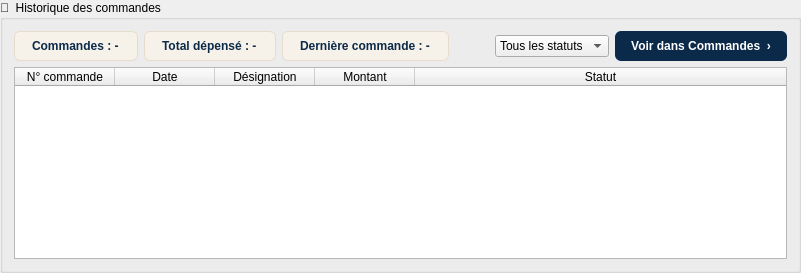
                    <widget class="QGroupBox" name="groupHistoriqueClient">
                     <property name="title">
                      <string>🧾  Historique des commandes</string>
                     </property>
                     <property name="minimumSize">
                      <size>
                       <width>0</width>
                       <height>270</height>
                      </size>
                     </property>
                     <layout class="QVBoxLayout" name="historiqueLayoutClient">
                      <item>
                       <layout class="QHBoxLayout" name="historiqueHeaderClient">
                        <item>
                         <widget class="QLabel" name="lblNbCommandesClient">
                          <property name="text">
                           <string>Commandes : -</string>
                          </property>
                          <property name="styleSheet">
                           <string notr="true">background-color:#f6f1e9; border:1px solid #e6dccb; border-radius:6px; padding:6px 14px; color:#0b2a4a; font-weight:bold;</string>
                          </property>
                         </widget>
                        </item>
                        <item>
                         <widget class="QLabel" name="lblTotalDepenseClient">
                          <property name="text">
                           <string>Total dépensé : -</string>
                          </property>
                          <property name="styleSheet">
                           <string notr="true">background-color:#f6f1e9; border:1px solid #e6dccb; border-radius:6px; padding:6px 14px; color:#0b2a4a; font-weight:bold;</string>
                          </property>
                         </widget>
                        </item>
                        <item>
                         <widget class="QLabel" name="lblDerniereCommandeClient">
                          <property name="text">
                           <string>Dernière commande : -</string>
                          </property>
                          <property name="styleSheet">
                           <string notr="true">background-color:#f6f1e9; border:1px solid #e6dccb; border-radius:6px; padding:6px 14px; color:#0b2a4a; font-weight:bold;</string>
                          </property>
                         </widget>
                        </item>
                        <item>
                         <spacer name="historiqueSpacerClient">
                          <property name="orientation">
                           <enum>Qt::Horizontal</enum>
                          </property>
                          <property name="sizeHint" stdset="0">
                           <size>
                            <width>40</width>
                            <height>20</height>
                           </size>
                          </property>
                         </spacer>
                        </item>
                        <item>
                         <widget class="QComboBox" name="comboStatutCmdClient">
                          <item>
                           <property name="text">
                            <string>Tous les statuts</string>
                           </property>
                          </item>
                          <item>
                           <property name="text">
                            <string>Livrée</string>
                           </property>
                          </item>
                          <item>
                           <property name="text">
                            <string>En cours</string>
                           </property>
                          </item>
                          <item>
                           <property name="text">
                            <string>En attente</string>
                           </property>
                          </item>
                          <item>
                           <property name="text">
                            <string>Annulée</string>
                           </property>
                          </item>
                         </widget>
                        </item>
                        <item>
                         <widget class="QPushButton" name="btnVoirCommandesClient">
                          <property name="cursor">
                           <cursorShape>PointingHandCursor</cursorShape>
                          </property>
                          <property name="text">
                           <string>Voir dans Commandes  ›</string>
                          </property>
                          <property name="styleSheet">
                           <string notr="true">background-color:#0b2a4a; color:white; font-weight:bold; padding:8px 16px; border-radius:6px;</string>
                          </property>
                         </widget>
                        </item>
                       </layout>
                      </item>
                      <item>
                       <widget class="QTableWidget" name="tableCommandesClient">
                        <property name="minimumSize">
                         <size>
                          <width>0</width>
                          <height>160</height>
                         </size>
                        </property>
                        <property name="selectionBehavior">
                         <enum>QAbstractItemView::SelectRows</enum>
                        </property>
                        <property name="editTriggers">
                         <set>QAbstractItemView::NoEditTriggers</set>
                        </property>
                        <attribute name="horizontalHeaderStretchLastSection">
                         <bool>true</bool>
                        </attribute>
                        <attribute name="verticalHeaderVisible">
                         <bool>false</bool>
                        </attribute>
                        <column>
                         <property name="text">
                          <string>N° commande</string>
                         </property>
                        </column>
                        <column>
                         <property name="text">
                          <string>Date</string>
                         </property>
                        </column>
                        <column>
                         <property name="text">
                          <string>Désignation</string>
                         </property>
                        </column>
                        <column>
                         <property name="text">
                          <string>Montant</string>
                         </property>
                        </column>
                        <column>
                         <property name="text">
                          <string>Statut</string>
                         </property>
                        </column>
                       </widget>
                      </item>
                     </layout>
                    </widget>
